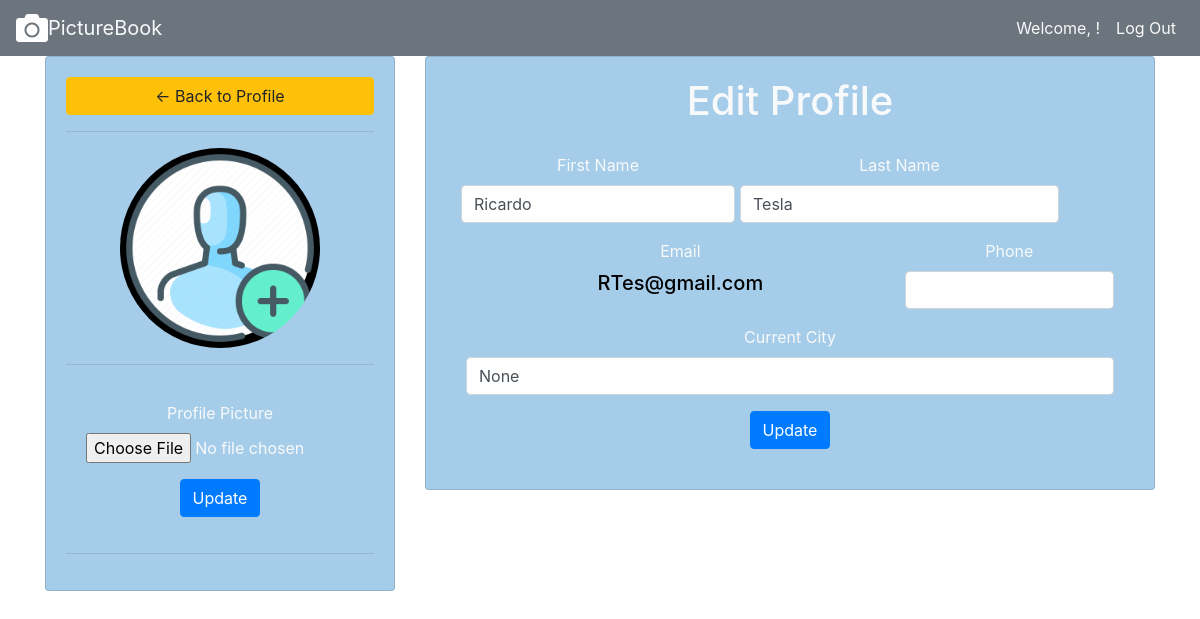
Page /profile/edit/3 on the committed database.
### pictureapp/models.py (models this page shows)
class User(models.Model):
    first_name = models.CharField(max_length=255)
    last_name = models.CharField(max_length=255)
    email = models.CharField(max_length=255)
    phone = models.CharField(default="(555)555-5555", max_length=255)
    city = models.CharField(null=True, max_length=255)
    password = models.CharField(max_length=255)
    profile_pic = models.ImageField(default="profile.png", null=True, blank=True)
    created_at = models.DateTimeField(auto_now_add=True)
    updated_at = models.DateTimeField(auto_now=True)
    objects = UserManager()

### pictureapp/views.py (the view, shortened to what this page needs)
# urls.py: path('profile/edit/<int:id>', views.profile_edit),
def profile_edit(request,id):
    user=User.objects.get(id=id)
    if request.method == "GET":
        context = {
        "user":user
    }
        return render(request,'edit_profile.html', context)

### pictureapp/templates/edit_profile.html (shortened to what this page needs)
<!DOCTYPE html>
<html lang="en">
    <head>
        <link rel="stylesheet" href="https://maxcdn.bootstrapcdn.com/bootstrap/4.0.0/css/bootstrap.min.css">
        <link rel="stylesheet" href="https://use.fontawesome.com/releases/v5.7.0/css/all.css">
    </head>
    <body>
        <nav id="card1" class="navbar navbar-expand-lg navbar-light bg-secondary">
            <div class="collapse navbar-collapse" id="navbarTogglerDemo01">
                <i class='fa fa-camera fa-2x'></i>
                <a id="Title" class="navbar-brand text-light" href="/wall">PictureBook</a>
                <ul class="navbar-nav ml-auto mt-2 mt-lg-0 ml-auto">
                    <li class="nav-item active">
                        <a class="nav-link text-light" href="/profile/{{request.session.user_id}}">Welcome, {{request.session.user_name}}!</a>
                    </li>
                    <li class="nav-item active">
                        <a class="nav-link text-light" href="/logout">Log Out</a>
                    </li>
                </ul>
            </div>
        </nav>
        <div class="container">
            <div class="row text-center text-light">
                <br>
                <div class="container">
                    <div class="row">
                        <div class="col-md-4">
                            <div class="card card-body">
                                <a class="btn btn-warning" href="/profile/{{user.id}}"> &#8592; Back to Profile</a>
                                <hr>
                                <img class="profile-pic" alt="missin image" src="/images/{{user.profile_pic}}" >
                                <hr>
                                <form class="card-body" action="/profile/edit_pic/{{user.id}}" method="post" enctype="multipart/form-data">
                                    <div class="form-group">
                                        <label for="exampleFormControlFile1">Profile Picture</label>
                                        <input type="file" class="form-control-file" id="profile_pic" value="{{user.profile_pic}}" name="profile_pic">
                                    </div>
                                    <button type="submit" class="btn btn-primary">Update</button>
                                </form>
                                <hr>
                            </div>
                        </div>
                        <div class="col-md-8">
                            <div class="card card-body">
                                <h1>Edit Profile</h1>
                                <form class="card-body" action="/profile/edit/{{user.id}}" method="post" enctype="multipart/form-data">
                                    <div class="form-row">
                                        <div class="form-group">
                                            <label>First Name</label>
                                            <input type="text" class="form-control" name="first_name" value="{{user.first_name}}">
                                        </div>
                                          <div class="form-group col-md-6">
                                            <label>Last Name</label>
                                            <input type="text" class="form-control" name="last_name" value="{{user.last_name}}">
                                          </div>
                                    </div>
                                    <div class="form-row">
                                        <div class="form-group col-md-8">
                                            <label>Email</label>
                                            <h5>{{user.email}}</h5>
                                        </div>
                                        <div class="form-group col-md-4">
                                            <label>Phone</label>
                                            <input type="text" class="form-control" name="phone" placeholder="{{user.phone}}" value="{{user.phone}}">
                                        </div>
                                    </div>
                                    <div class="form-group ">
                                        <label>Current City</label>
                                        <input type="text" class="form-control" name="city" value="{{user.city}}">
                                    </div>
                                    <button type="submit" class="btn btn-primary">Update</button>
                                  </form>
                            </div>
                        </div>
                    </div>
                </div>
            </div>
        </div>
    </body>
</html>

### pictureapp/templates/edit_profile.html (style rules this page uses)
.collapse { color: rgb(255, 255, 255); }
.profile-pic { max-width: 200px; max-height:200px; margin: 0 auto; border-radius: 50%; }
.card { background-color: #A5CCE8; }
h5 { color: black; }

### rows in the picture
User: profile_pic (placeholder picture), first_name "Ricardo", last_name "Tesla", email "RTes@gmail.com", city "None"
